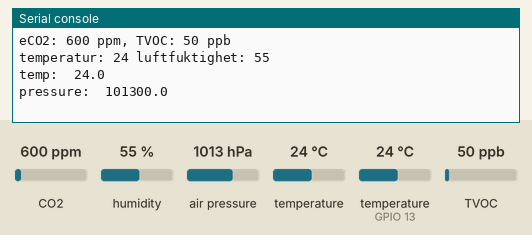
Bench run of a program on a simulated ESP32 board running MicroPython. Parts: the last lines printed to the serial console. Inputs (shaded band) come from the test bench; at power-on: CO2 600 ppm, humidity 55 %, air pressure 1013 hPa, temperature (sensor on GPIO 13) 24 °C, temperature 24 °C, TVOC 50 ppb.

Above: at 2.2 s.
2.3 s: CO2 set to 452 ppm
3.8 s: humidity set to 22 %
5.3 s: air pressure set to 952 hPa
At 6.6 s:
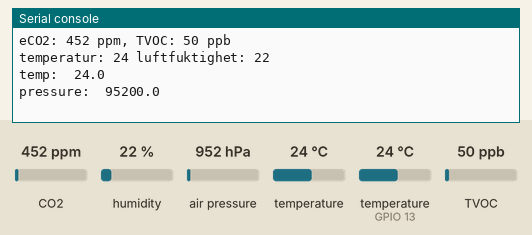
6.8 s: temperature (sensor on GPIO 13) set to 12 °C
8.3 s: temperature (sensor 0) set to 12 °C
At 9.6 s:
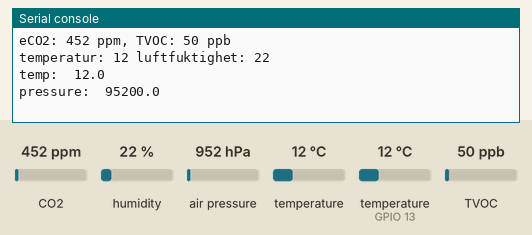

The program:

vorstasjon_sensoravlesning.py
```python
from machine import Pin, I2C
import time
import dht
import CCS811
from bmp280 import *

DHT = dht.DHT11(Pin(13))

def main():
    i2c = I2C(scl=Pin(22), sda=Pin(21))
    sensor = CCS811.CCS811(i2c=i2c, addr=90)
    bmp = BMP280(i2c, use_case=BMP280_CASE_WEATHER)
    time.sleep(1)

    while True:
        if sensor.data_ready():
            DHT.measure()
            print('eCO2: %d ppm, TVOC: %d ppb' % (sensor.eCO2, sensor.tVOC))
            print("temperatur:", DHT.temperature(), "luftfuktighet:", DHT.humidity())
            print("temp: ", bmp.temperature)
            print("pressure: ", bmp.pressure)
            print("")
            time.sleep(1)
main()
```

Measured:
- after the input at 5.3 s, the serial console: prints a new line after 0.85 s (image 1)
- after the input at 8.3 s, the serial console: prints a new line after 0.92 s (image 2)
